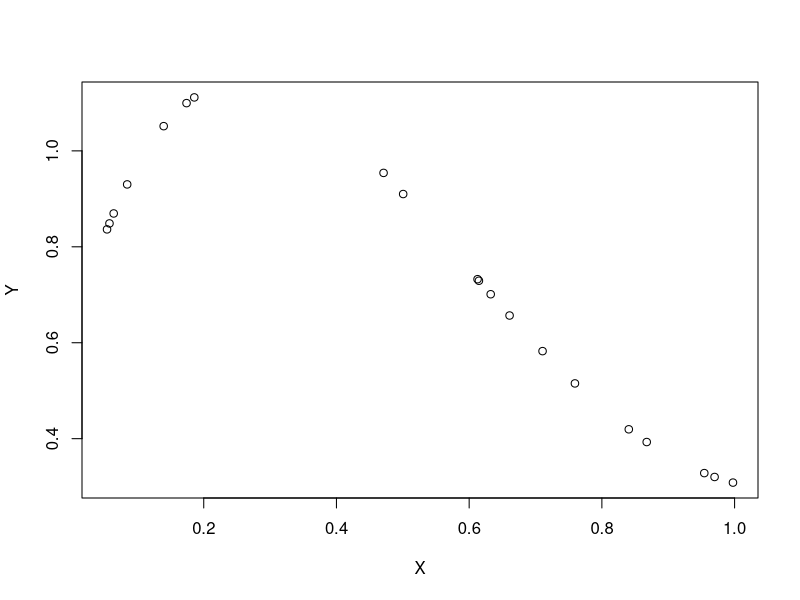

Write the R code that produced this figure. (Note: this script raises an error after producing the figure.)
d <- 1
n <- 20
X <- matrix(runif(d*n), ncol=d)
Y <- X[,1]^1.3 - cos(5*sqrt(.2+X[,1]))
cbind(X, Y)
plot(X, Y)

gp <- GauPro_kernel_model$new(X, Y, kernel=Matern52$new(0), nug.max=0, nug.min=0)
gp$plot1D()
gp$nug
cbind(Y, gp$pred(X))
